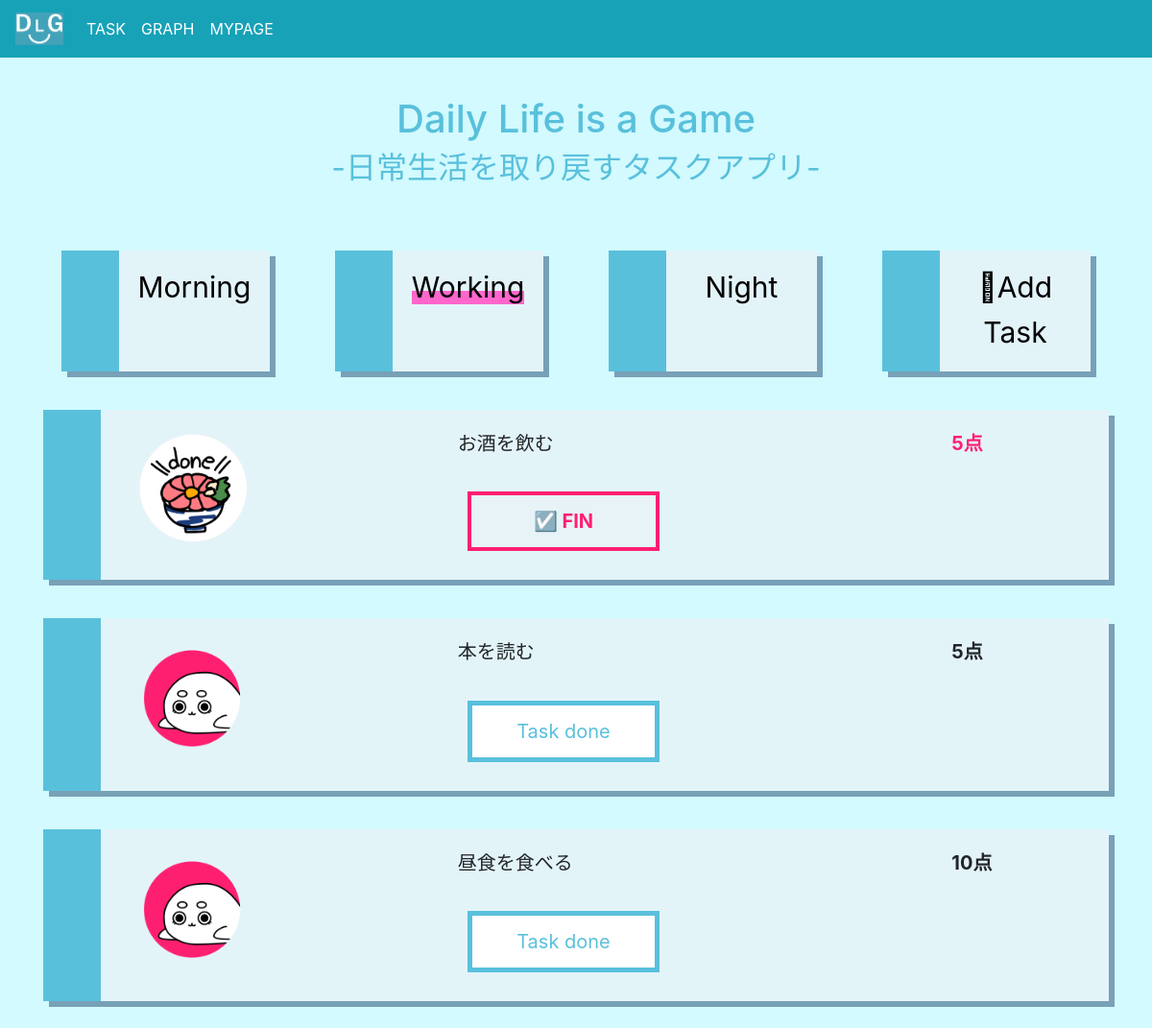
The app's page /taskw.html (signed in) with its own data.
### tables this page shows
CREATE TABLE Task_text(id integer primary key autoincrement, user_id integer, task_text text, task_id integer, point_m integer, point_d integer, point_n integer);

### main/views.py (the view)
@app.route("/taskw.html")
def show_entries_taskw():
    if (not session.get("logged_in")) or  (not session.get("username")) or  (not session.get("user_id")): # ログインしてない場合ログイン画面に誘導
        return redirect(url_for("login"))
    else:
        conn = sqlite3.connect("test.db")
        cur = conn.cursor()
        df = pd.read_sql('SELECT * FROM Task_text', conn)
        cur.close()
        conn.close()
        conn = sqlite3.connect("test.db")
        cur = conn.cursor()
        df2 = pd.read_sql('SELECT * FROM daily_data', conn)
        cur.close()
        conn.close()
        user_ids2 = df2['user_id'].values.tolist()
        date2 = df2['date'].values.tolist()
        task_id2 = df2['task_id'].values.tolist()
        done_log = True
        if not(int(session["user_id"]) in user_ids2):
            done_log = False
        else:
            dt_now = datetime.datetime.now()
            if not(dt_now.strftime('%Y/%m/%d') in date2):
                done_log = False
        user_ids = df['user_id'].values.tolist()
        task_texts = df['task_text'].values.tolist()
        task_ids = df['task_id'].values.tolist()
        point_m = df['point_m'].values.tolist()
        point_d = df['point_d'].values.tolist()
        point_n = df['point_n'].values.tolist()
        ta_tasks = {}
        for x,y,z1,z2,z3,p in zip(task_texts,task_ids,point_m,point_d,point_n,user_ids):
            if int(p) == 0 or int(p) == int(session["user_id"]):
                if z2 != 0:
                    if not(done_log):
                        ta_tasks[y] = [x,0,[z1,z2,z3]]
                    else:
                        if y in task_id2:
                            df3 = df2[df2['user_id'] == session.get("user_id")]
                            done_done = df3[df3["date"] == dt_now.strftime('%Y/%m/%d')]
                            if int(y) in done_done['task_id'].values.tolist():
                                ta_tasks[y] = [x,1,[z1,z2,z3]]
                            else:
                                ta_tasks[y] = [x,0,[z1,z2,z3]]
                        else:
                            ta_tasks[y] = [x,0,[z1,z2,z3]]
    return render_template("entries/task.html",user_id=session["user_id"],user_name=session["username"], tasks=ta_tasks,task_time=1)

### main/templates/entries/task.html (shortened to what this page needs)
{% extends "layout.html" %}
{% block body %}
  <div class="container">
  <div class="row elem_2_font">
      <div class="col-sm elem_2">
        <a id="timezone_m" href="{{ url_for('show_entries_taskm') }}">Morning</a>
      </div>
      <div class="col-sm elem_2">
        <a id="timezone_w" href="{{ url_for('show_entries_taskw') }}">Working</a>
      </div>
      <div class="col-sm elem_2 ">
        <a id="timezone_n" href="{{ url_for('show_entries_taskn') }}">Night</a>
      </div>
      <div class="col-sm elem_2">
        <a href="{{ url_for('addtask') }}">Add Task</a>
      </div>
  </div>
    {% for key in tasks  %}
    {% if tasks[key][1] == 1 %}
      <div class="row elem_1" style="font-size:20px;">
        <div class="col-4 icon_s">
          <img src="static/img/task_done_3.png" alt="task icon">
        </div>
        <div class="col-8">
          <form action="{{ url_for('task_done') }}" method="post">
            <div style="display: grid;grid-template-columns: 4fr 1fr;">
              <div>
                <span>{{tasks[key][0]}}</span><br><br>
                <button type="submit" class="nohover_btn_pink_2" style="cursor: default" disabled><strong> ☑ FIN </strong></button>
              </div>
              <div style="position: relative;color: rgba(255, 31, 113);">
                <Strong>{{tasks[key][2][task_time]}}点</Strong>
              </div>
      {% else %}
      <div class="row elem_1" style="font-size:20px;">
        <div class="col-4 icon_s">
          <img src="static/img/test.png" alt="task icon">
        </div>
        <div class="col-8">
          <form action="{{ url_for('task_done') }}" method="post">
            <div style="display: grid;grid-template-columns: 4fr 1fr;">
              <div>
                <span>{{tasks[key][0]}}</span><br><br>
                <button type="submit" class="btn_pink_2">Task done</button>
              </div>
              <div style="position: relative;">
                <Strong>{{tasks[key][2][task_time]}}点</Strong>
              </div>
              {% endif %}
            </div>
          </form>
        </div>
      </div>
    {% endfor %}
  </div>
{% endblock %}

### main/static/style/style.css (style rules this page uses)
body { padding-top: 100px; }
.elem_1 { margin-top: 5%; padding: 1em 1em; margin: 2em 0; background: rgb(227, 244, 249); border-left: solid 60px rgb(89, 192, 220); box-shadow: 6px 6px #78a0b7; overflow-wrap: break-word; }
.elem_2 { text-align: center; max-width: 220px; margin-top: 5%; margin-right: 3%; margin-left: 3%; padding: 1em 1em; background: rgb(227, 244, 249); border-left: solid 60px rgb(89, 192, 220); box-shadow: 6px 6px #78a0b7; }
.elem_2 > a { color: black; font-size: 30px; vertical-align: text-bottom; }
.icon_s img { max-width: 40%; min-width: 80px; }
.btn_pink_2 { text-align : center; margin: 2%; margin-top: 1%; cursor : pointer; padding : 12px 10px; background : rgb(255, 255, 255); color: rgba(89, 192, 220); width: 200px; transition: 0.3s; border-width: thick; border-style: solid; border-color: rgba(89, 192, 220); }
.nohover_btn_pink_2 { text-align : center; margin: 2%; margin-top: 1%; cursor : pointer; padding : 12px 10px; color : rgba(255, 31, 113); width: 200px; transition: 0.3s; border-width: 4px; border-style: solid; border-color: rgba(255, 31, 113); }
.elem_2 > .now_here { color: black; font-size: 30px; background:linear-gradient(transparent 60%, #f6c 60%); text-decoration: none; }

### main/templates/entries/task.html (style rules this page uses)
body { background-color: rgb(210, 250, 255) !important; }

### records on screen
Task_text: task_text "お酒を飲む"
Task_text: task_text "本を読む"
Task_text: task_text "昼食を食べる"

### other values on screen
{{ tasks[key][2][task_time] }} "5"
{{ tasks[key][2][task_time] }} "5" "10"
